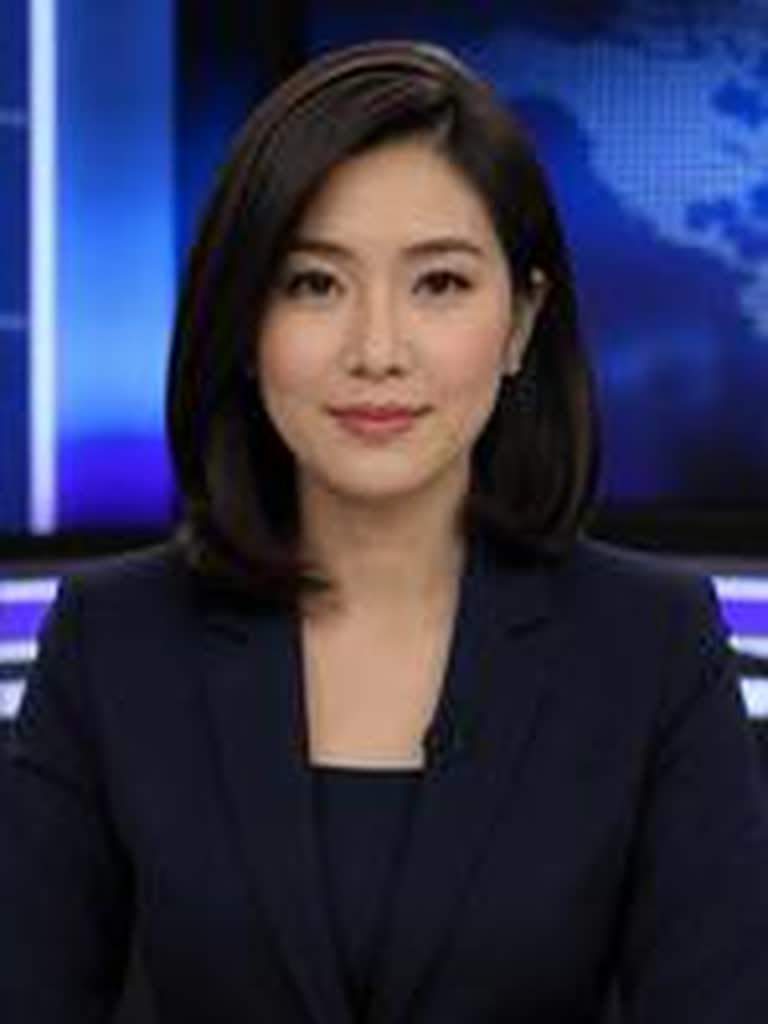
#> input picture assets/anchor.jpg, 768 x 1024 px
$ python -i media_face.py   (imports and definitions only)
#> lines starting #> are read from the running program, lines starting #| are printed output that depends on the picture
#> further down, picture is the input picture: shape (1024, 768, 3); mean B, G, R 76.2, 50, 48.3
"""Make the lip-synced presenter look alive: eye blinks and small head motion.

Wav2Lip (see make_media.talking_head) only redraws the mouth. This pass runs on its frames:
- blinks: the real upper lid slides down (its lash row moves as is, a thin strip of lid skin
  above it is stretched to fill the gap) for ~0.25 s at natural, slightly irregular intervals;
- head: a small tilt / nod / sway of the head region around the chin, feathered into the
  neck so shoulders and background stay put; it nods a little more while speaking.
Uses OpenCV's bundled Haar cascades only (no downloads), a few ms per frame on a CPU.
"""
import math
import random

import cv2
import numpy as np


def analyze(img):
    """Face box and up to two eye boxes (full-image coords), or None if no face is found."""
    g = cv2.cvtColor(img, cv2.COLOR_BGR2GRAY)
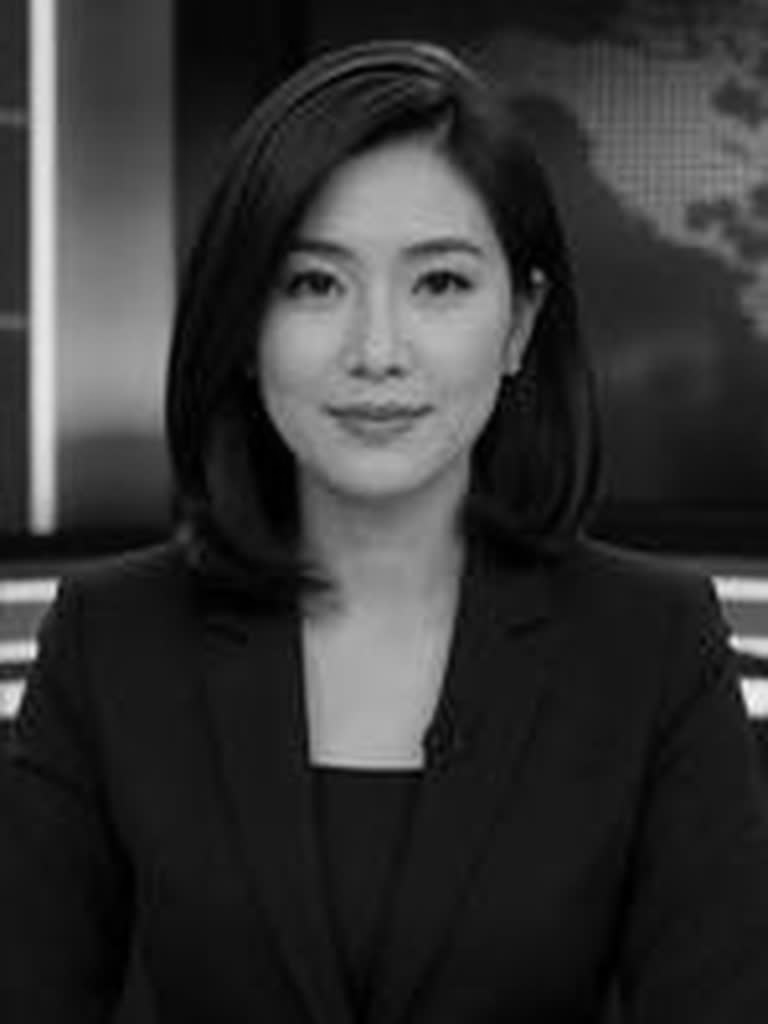
#> g: shape (1024, 768); min 0, max 249, mean 52.5
    fc = cv2.CascadeClassifier(cv2.data.haarcascades + "haarcascade_frontalface_default.xml")
    ec = cv2.CascadeClassifier(cv2.data.haarcascades + "haarcascade_eye.xml")
    faces = fc.detectMultiScale(g, 1.1, 5, minSize=(120, 120))
#> faces = [[220, 164, 324, 324]]
    if len(faces) == 0:
        return None
    x, y, w, h = max(faces, key=lambda f: f[2] * f[3])
#> x = 220; y = 164; w = 324; h = 324
    eyes = ec.detectMultiScale(g[y:y + h * 5 // 8, x:x + w], 1.05, 6, minSize=(w // 10, w // 10))
#> eyes = [[62, 87, 68, 68], [182, 84, 70, 70]]
    eyes = sorted(eyes, key=lambda e: -e[2] * e[3])[:2]
#> eyes = [[182, 84, 70, 70], [62, 87, 68, 68]]
    return {"face": (int(x), int(y), int(w), int(h)),
            "eyes": [(int(x + ex), int(y + ey), int(ew), int(eh)) for ex, ey, ew, eh in eyes]}


# [118 lines left out: functions _opening, _lid_map, blink_curve, head_motion, animate, not called in this run]

>>> import cv2
>>> picture = cv2.imread('../assets/anchor.jpg')
>>> result = analyze(picture)
#> result = {'face': (220, 164, 324, 324), 'eyes': [(402, 248, 70, 70), (282, 251, 68, 68)]}
